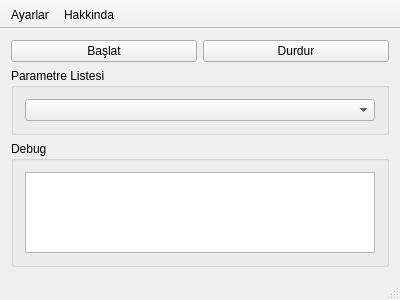
<?xml version="1.0" encoding="UTF-8"?>
<ui version="4.0">
 <class>MainWindow</class>
 <widget class="QMainWindow" name="MainWindow">
  <property name="geometry">
   <rect>
    <x>0</x>
    <y>0</y>
    <width>400</width>
    <height>300</height>
   </rect>
  </property>
  <property name="windowTitle">
   <string>MainWindow</string>
  </property>
  <widget class="QWidget" name="centralWidget">
   <layout class="QVBoxLayout" name="verticalLayout_2">
    <item>
     <layout class="QHBoxLayout" name="horizontalLayout">
      <item>
       <widget class="QPushButton" name="btnStart">
        <property name="text">
         <string>Başlat</string>
        </property>
       </widget>
      </item>
      <item>
       <widget class="QPushButton" name="btnStop">
        <property name="text">
         <string>Durdur</string>
        </property>
       </widget>
      </item>
     </layout>
    </item>
    <item>
     <widget class="QGroupBox" name="groupBox_2">
      <property name="title">
       <string>Parametre Listesi</string>
      </property>
      <layout class="QVBoxLayout" name="verticalLayout_3">
       <item>
        <widget class="QComboBox" name="comboParametre"/>
       </item>
      </layout>
     </widget>
    </item>
    <item>
     <widget class="QGroupBox" name="groupBox">
      <property name="title">
       <string>Debug</string>
      </property>
      <layout class="QVBoxLayout" name="verticalLayout">
       <item>
        <widget class="QPlainTextEdit" name="debugArea"/>
       </item>
      </layout>
     </widget>
    </item>
   </layout>
  </widget>
  <widget class="QToolBar" name="mainToolBar">
   <property name="movable">
    <bool>false</bool>
   </property>
   <property name="toolButtonStyle">
    <enum>Qt::ToolButtonTextBesideIcon</enum>
   </property>
   <attribute name="toolBarArea">
    <enum>TopToolBarArea</enum>
   </attribute>
   <attribute name="toolBarBreak">
    <bool>false</bool>
   </attribute>
   <addaction name="actionAyarlar"/>
   <addaction name="actionAbout"/>
  </widget>
  <widget class="QStatusBar" name="statusBar"/>
  <action name="actionAyarlar">
   <property name="icon">
    <iconset>
     <normalon>:/images/images/settings-gears-button.png</normalon>
    </iconset>
   </property>
   <property name="text">
    <string>Ayarlar</string>
   </property>
   <property name="visible">
    <bool>true</bool>
   </property>
  </action>
  <action name="actionAbout">
   <property name="icon">
    <iconset>
     <normalon>:/images/images/info-button.png</normalon>
    </iconset>
   </property>
   <property name="text">
    <string>Hakkinda</string>
   </property>
  </action>
 </widget>
 <layoutdefault spacing="6" margin="11"/>
 <resources/>
 <connections/>
</ui>
